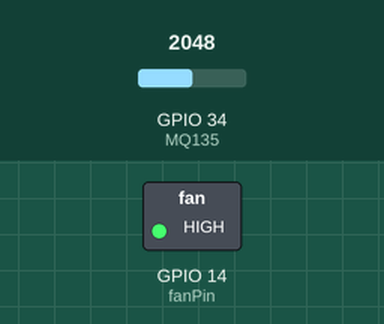
This sketch was run on a simulated ESP32. Parts: switched loads named in the sketch (green lamp = pin HIGH). The inputs (shaded band) are chosen by the test bench; at power-on: GPIO 34 (MQ135) = 2048.

Above: at 0.1 s.
Timing chart, 0 to 1.6 s (numbered marks = the images above):
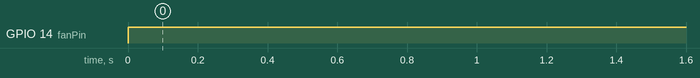

The sketch:

Esp32_AirFlow.ino
```cpp
#define fanPin 14
#define MQ135 34

const int gasThreshold = 1500;
const int fanSpinDuration = 10000;
int sensorVal=0;
volatile bool fanSpinActive = false;
volatile unsigned long fanStartTime = 0;
hw_timer_t *timer = NULL;

void IRAM_ATTR onTimer() {
  sensorVal = analogRead(MQ135);
  if (sensorVal > gasThreshold) {
    digitalWrite(fanPin, HIGH);
    fanSpinActive = true;
    fanStartTime = millis();
  }
}

void setup() {
  pinMode(fanPin, OUTPUT);
  pinMode(MQ135, INPUT);
  Serial.begin(115200);


  timer = timerBegin(0, 80, true);
  timerAttachInterrupt(timer, &onTimer, true);
  timerAlarmWrite(timer, 1000, true);
  timerAlarmEnable(timer);
}

void loop() {

  if (fanSpinActive) {
    unsigned long currentMillis = millis();
    if (currentMillis - fanStartTime >= fanSpinDuration) {
      digitalWrite(fanPin, LOW);
      fanSpinActive = false;
    }
  }
}
```

Measured:
- by itself, GPIO 14 (fanPin): LOW → HIGH at 0.00 s
